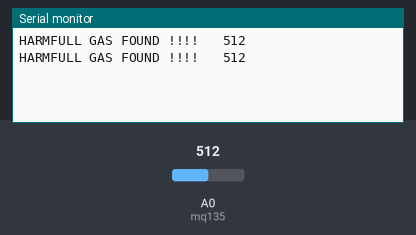
Simulated run of this sketch. Board: Arduino Uno, built with avr-gcc and run on an emulated ATmega328P. On the bench: the last lines printed to the serial monitor. Inputs (shaded band) come from the test bench; at power-on: A0 (mq135) = 512.

Above: at 6.8 s.
6.9 s: A0 (mq135) set to 488
At 9.8 s:
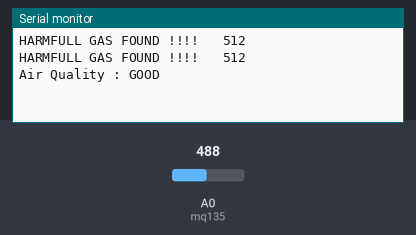
13.5 s: A0 (mq135) set to 510
At 15.5 s:
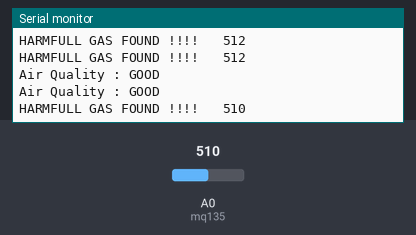

Measured:
- the behaviour switches between 501 and 500 on A0 (mq135) (found by bisection; images 0 and 1)
- after the input at 6.9 s, the serial monitor: prints a new line after 2.1 s (image 1)
- after the input at 13.5 s, the serial monitor: prints a new line after 1.5 s (image 2)

The sketch:

MQ135_Home_Assistant_Via_MQTT.ino
```cpp
int mq135 = A0;
int data = 0;

void setup() {
  // put your setup code here, to run once:
  Serial.begin(9600);
pinMode(A0, INPUT);
}

void loop() {
  // put your main code here, to run repeatedly:
  delay(3000);
data = analogRead(mq135);
  if (data > 500){
    Serial.print("HARMFULL GAS FOUND !!!!   ");
    Serial.println(data);
  }
  else
  {
     Serial.println("Air Quality : GOOD   ");
  }
}
```
